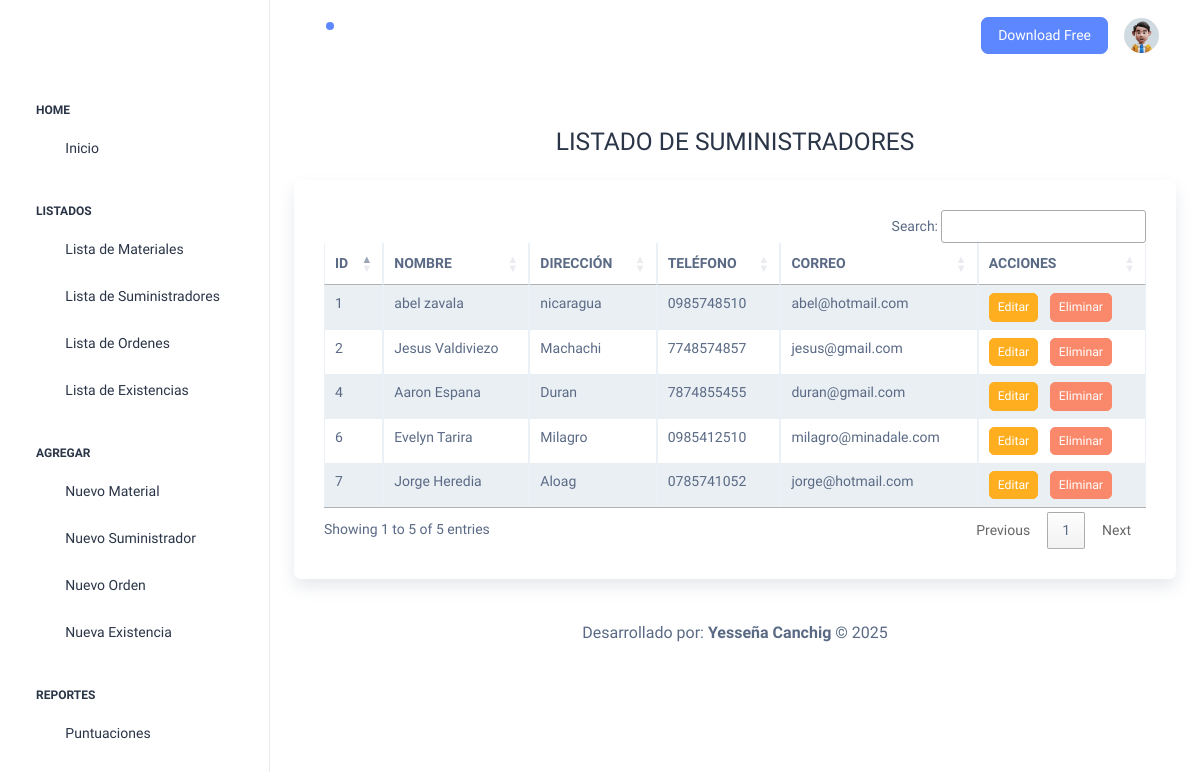
The app's page /listadoSuministrador/ with its own data.
### Aplicaciones/Materiales/models.py (models this page shows)
class Suministradores (models.Model):
    id_sumi = models.AutoField(primary_key=True)
    nom_sumi = models.CharField(max_length=100)
    direcc_sumi = models.CharField(max_length=100)
    telf_sumi = models.CharField(max_length=10)
    email = models.EmailField()

### Aplicaciones/Materiales/views.py (the view)
# urls.py: path('listadoSuministrador/',views.listadoSuministrador, name='listadoSuministrador'),
def listadoSuministrador(request):
    suministradorBdd = Suministradores.objects.all()
    return render(request, 'listadoSuministro.html', {'suministrador': suministradorBdd})

### Aplicaciones/Materiales/templates/listadoSuministro.html (shortened to what this page needs)
{% extends "./plantilla.html"%}
{% block contenido %}
<br>
<br>
<h3 class="text-center mb-4">LISTADO DE SUMINISTRADORES</h3>
<div class="card shadow">
    <div class="card-body">
        <table class="table table-bordered table-striped table-hover" id="tbl_suministradores">
            <thead>
                <tr>
                    <th>ID</th>
                    <th>NOMBRE</th>
                    <th>DIRECCIÓN</th>
                    <th>TELÉFONO</th>
                    <th>CORREO</th>
                    <th>ACCIONES</th>
                </tr>
            </thead>
            <tbody>
                {% for sumi in suministrador %}
                <tr>
                    <td>{{ sumi.id_sumi }}</td>
                    <td>{{ sumi.nom_sumi }}</td>
                    <td>{{ sumi.direcc_sumi }}</td>
                    <td>{{ sumi.telf_sumi }}</td>
                    <td>{{ sumi.email }}</td>
                    <td>
                        <a href="/editarSuministrador/{{ sumi.id_sumi }}" class="btn btn-warning btn-sm me-2">Editar</a>
                        <a onclick="return confirm('¿Está seguro de eliminar permanentemente?')" href="/eliminarSuministrador/{{ sumi.id_sumi }}"
                        class="btn btn-danger btn-sm">Eliminar</a>
                    </td>
                </tr>
                {% endfor %}
            </tbody>
        </table>
    </div>
</div>
{% endblock %}

### records on screen
Suministradores: id_sumi "1", nom_sumi "abel zavala", direcc_sumi "nicaragua", telf_sumi "0985748510", email "abel@hotmail.com"
Suministradores: id_sumi "2", nom_sumi "Jesus Valdiviezo", direcc_sumi "Machachi", telf_sumi "7748574857", email "jesus@gmail.com"
Suministradores: id_sumi "4", nom_sumi "Aaron Espana", direcc_sumi "Duran", telf_sumi "7874855455", email "duran@gmail.com"
Suministradores: id_sumi "6", nom_sumi "Evelyn Tarira", direcc_sumi "Milagro", telf_sumi "0985412510", email "milagro@minadale.com"
Suministradores: id_sumi "7", nom_sumi "Jorge Heredia", direcc_sumi "Aloag", telf_sumi "0785741052", email "jorge@hotmail.com"
